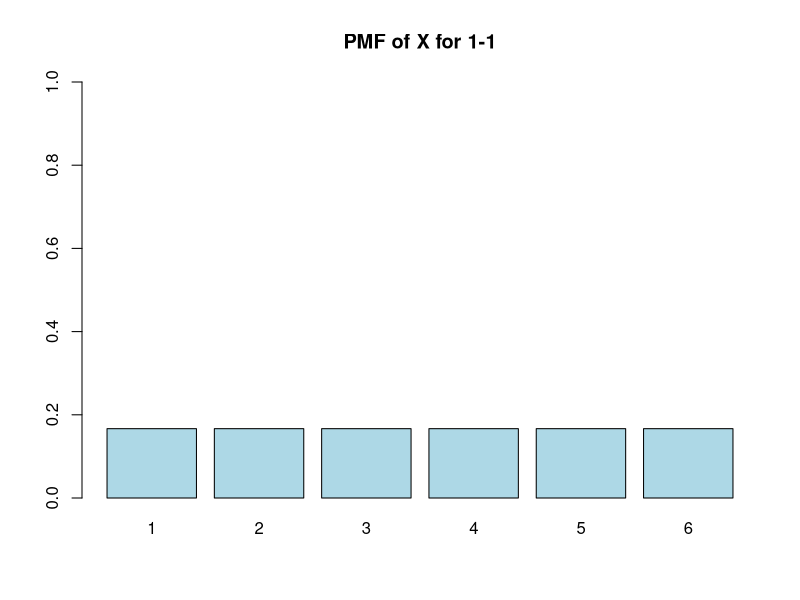
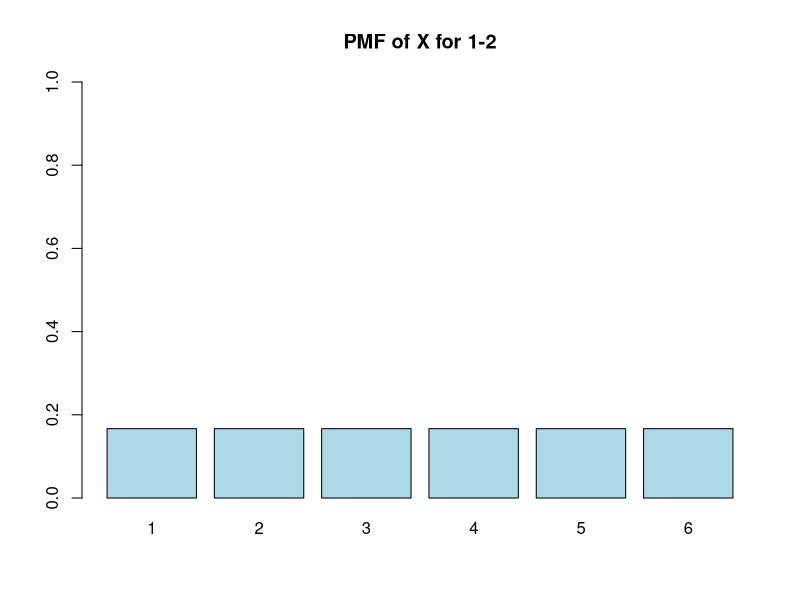
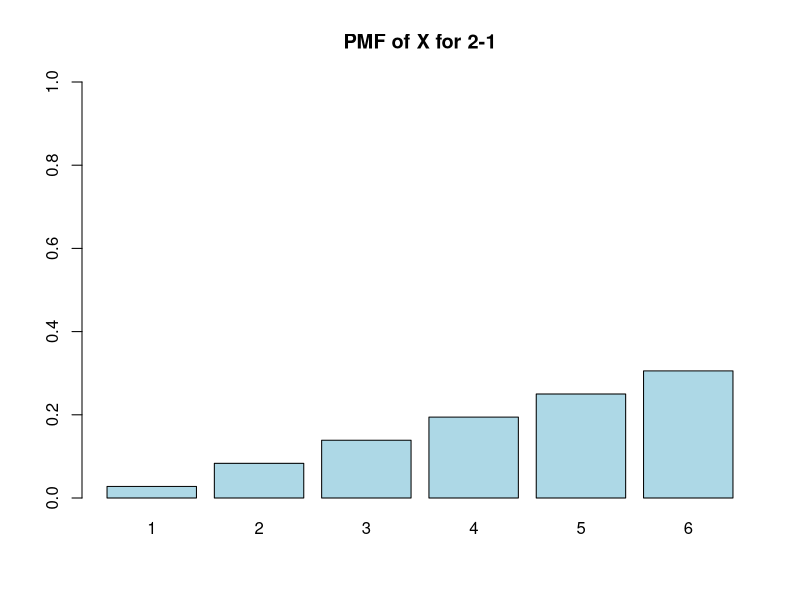
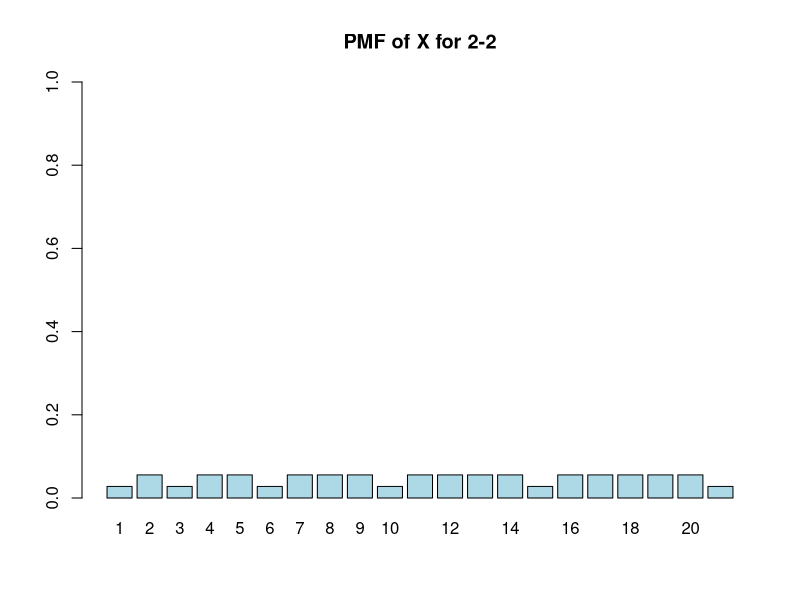
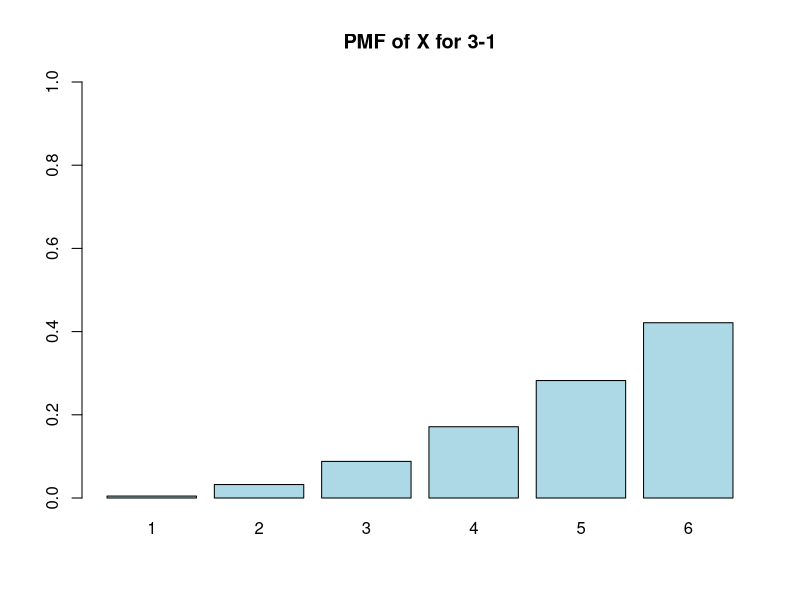
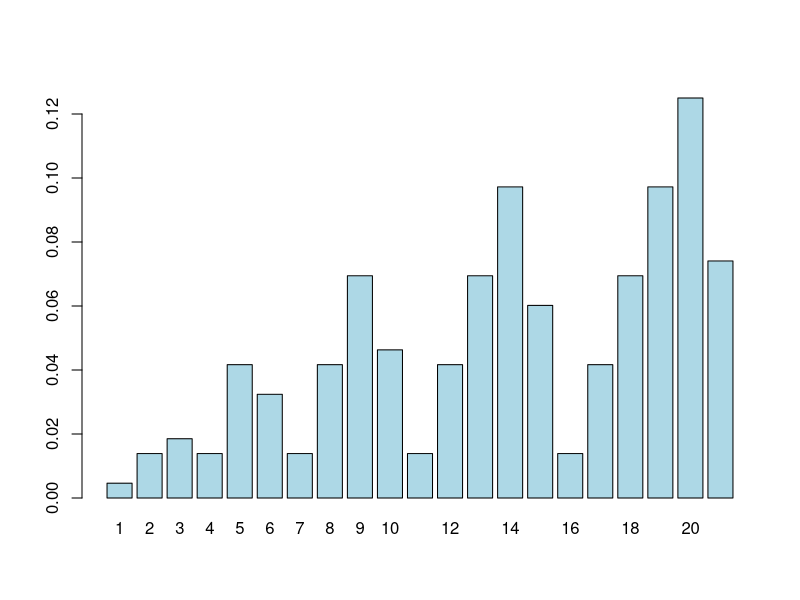
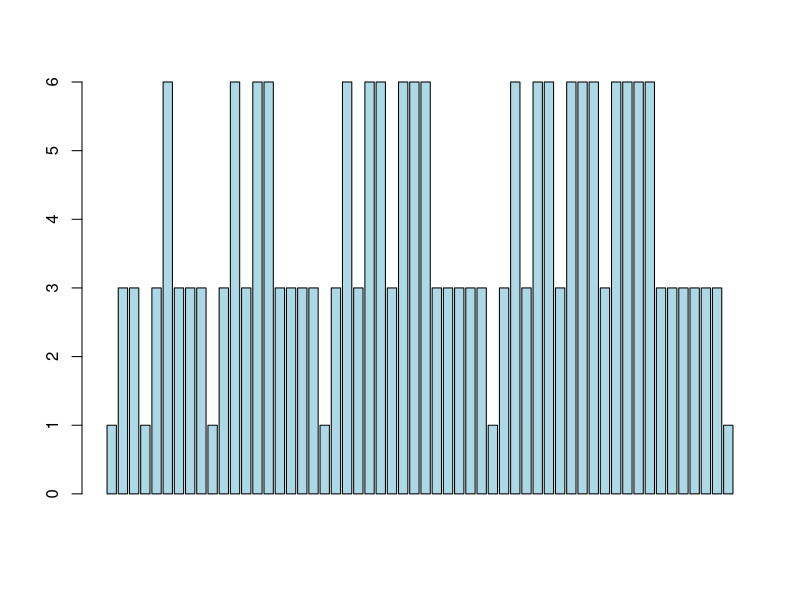
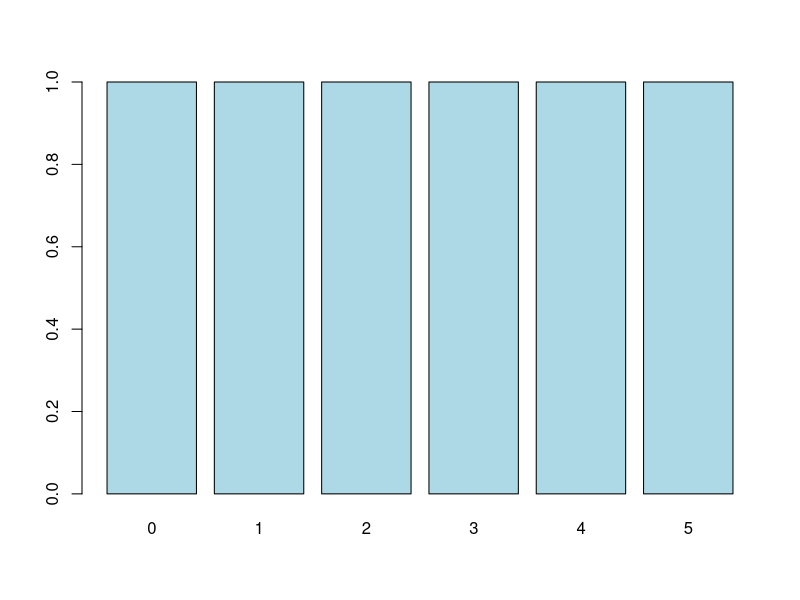

R code for these plots, in order: (Note: this script raises an error after producing the figures.)

# Random variable X ordenado por combinaciones 1-1, 2-1, 2-2, ....

# ALL PMF GRAPHS
set.seed(1)

win.graph()
par(mfrow=c(1, 1))


pmfrvX11 <- data.frame(
    "x" = 1:6,
    "y" = c(1, 1, 1, 1, 1, 1) / 6
)
barplot(name=pmfrvX11$x, height=pmfrvX11$y, ylim=c(0, 1), col="light blue", xlabel="X", ylabel="P(X)", main="PMF of X for 1-1")

pmfrvX12 <- c(1, 1, 1, 1, 1, 1) / 6
barplot(name=1:6, height=pmfrvX12,
     ylim=c(0, 1),col="light blue",  xlabel="X", ylabel="P(X)", main="PMF of X for 1-2")

pmfrvX21 <- c(1, 3, 5, 7, 9, 11)
barplot(name=1:6, height=pmfrvX21 / 36, 
    ylim=c(0, 1),col="light blue",  xlabel="X", ylabel="P(X)", main="PMF of X for 2-1")

pmfrvX22 <- c(1, 2, 1, 2, 2, 1, 2, 2, 2, 1, 2, 2, 2, 2, 1, 2, 2, 2, 2, 2, 1)
barplot(name=1:21, height= pmfrvX22 / 36, 
    ylim=c(0, 1),col="light blue",  xlabel="X", ylabel="P(X)", main="PMF of X for 2-2")

pmfrvX31 <- c(1, 7, 19, 37, 61, 91)
barplot(name=1:6, height=pmfrvX31 / 216, 
    ylim=c(0, 1),col="light blue",  xlabel="X", ylabel="P(X)", main="PMF of X for 3-1")

pmfrvX32 <- c(1, 3, 4, 3, 9, 7, 3, 9, 15, 10, 3, 9, 15, 21, 13, 3, 9, 15, 21, 27, 16)
barplot(name=1:21, height=pmfrvX32 / 216, 
    ylim=c(0, 0.13),col="light blue",  xlabel="X", ylabel="P(X)")


## 3-3
pmfrvX33 <- c(1, 3, 3, 1, 3, 6, 3, 3, 3, 1, 3, 6, 3, 6, 6, 3, 3, 3, 3, 1, 3, 6, 3, 6, 6, 3, 6, 6, 6, 3, 3, 3, 3, 3, 1, 3, 6, 3, 6, 6, 3, 6, 6, 6, 3, 6, 6, 6, 6, 3, 3, 3, 3, 3, 3, 1)
barplot(pmfrvX33, col="light blue")

# 1-1
rvx11 <- c(0, 1, 2, 3, 4, 5)
barplot(table(rvx11), col="light blue")

#2-1
rvx21 <- c(0, 1, 1, 1, 2, 2, 2, 2, 2, 3, 3, 3, 3, 3, 3, 3, 4, 4, 4, 4, 4, 4, 4, 4, 4, 5, 5, 5, 5, 5, 5, 5, 5, 5, 5, 5)
barplot(table(rvx21), col="light blue")

#2-2
rvx22 <- c(0, 1, 1, 2, 3, 3, 4, 4, 5, 6, 6, 7, 7, 8, 8, 9, 10, 10, 11, 11, 12, 12, 13, 13, 14, 15, 15, 16, 16, 17, 17, 18, 18, 19, 19, 20)
barplot(table(rvx22), col="light blue")

#3-2
barplot(table(rvx31), col="light blue")

rvx32 <- c(0, 1, 1, 1, 2, 2, 2, 2, 3, 3, 3, 4, 4, 4, 4, 4, 4, 4, 4, 4, 5, 5, 5, 5, 5, 5, 5, 6, 6, 6, 7, 7, 7, 7, 7, 7, 7, 7, 7, 8, 8, 8, 8, 8, 8, 8, 8, 8, 8, 8, 8, 8, 8, 8, 9, 9, 9, 9, 9, 9, 9, 9, 9, 9, 10, 10, 10, 11, 11, 11, 11, 11, 11, 11, 11, 11, 12, 12, 12, 12, 12, 12, 12, 12, 12, 12, 12, 12, 12, 12, 12, 13, 13, 13, 13, 13, 13, 13, 13, 13, 13, 13, 13, 13, 13, 13, 13, 13, 13, 13, 13, 13, 14, 14, 14, 14, 14, 14, 14, 14, 14, 14, 14, 14, 14, 15, 15, 15, 16, 16, 16, 16, 16, 16, 16, 16, 16, 17, 17, 17, 17, 17, 17, 17, 17, 17, 17, 17, 17, 17, 17, 17, 18, 18, 18, 18, 18, 18, 18, 18, 18, 18, 18, 18, 18, 18, 18, 18, 18, 18, 18, 18, 18, 19, 19, 19, 19, 19, 19, 19, 19, 19, 19, 19, 19, 19, 19, 19, 19, 19, 19, 19, 19, 19, 19, 19, 19, 19, 19, 19, 20, 20, 20, 20, 20, 20, 20, 20, 20, 20, 20, 20, 20, 20, 20, 20)
barplot(table(rvx32), col="light blue")

#3-3
rvx33 <- c(0, 1, 1, 1, 2, 2, 2, 3, 4, 4, 4, 5, 5, 5, 5, 5, 5, 6, 6, 6, 7, 7, 7, 8, 8, 8, 9, 10, 10, 10, 11, 11, 11, 11, 11, 11, 12, 12, 12, 13, 13, 13, 13, 13, 13, 14, 14, 14, 14, 14, 14, 15, 15, 15, 16, 16, 16, 17, 17, 17, 18, 18, 18, 19, 20, 20, 20, 21, 21, 21, 21, 21, 21, 22, 22, 22, 23, 23, 23, 23, 23, 23, 24, 24, 24, 24, 24, 24, 25, 25, 25, 26, 26, 26, 26, 26, 26, 27, 27, 27, 27, 27, 27, 28, 28, 28, 28, 28, 28, 29, 29, 29, 30, 30, 30, 31, 31, 31, 32, 32, 32, 33, 33, 33, 34, 35, 35, 35, 36, 36, 36, 36, 36, 36, 37, 37, 37, 38, 38, 38, 38, 38, 38, 39, 39, 39, 39, 39, 39, 40, 40, 40, 41, 41, 41, 41, 41, 41, 42, 42, 42, 42, 42, 42, 43, 43, 43, 43, 43, 43, 44, 44, 44, 45, 45, 45, 45, 45, 45, 46, 46, 46, 46, 46, 46, 47, 47, 47, 47, 47, 47, 48, 48, 48, 48, 48, 48, 49, 49, 49, 50, 50, 50, 51, 51, 51, 52, 52, 52, 53, 53, 53, 54, 54, 54, 55)
barplot(table(rvx33), col="light blue")

pmfrvX43 <- c(1, 4, 6, 5, 4, 12, 16, 6, 18, 9, 4, 12, 16, 12, 36, 28, 6, 18, 30, 13, 4, 12, 16, 12, 36, 28, 12, 36, 60, 40, 6, 18, 30, 42, 17, 4, 12, 16, 12, 36, 28, 12, 36, 60, 40, 12, 36, 60, 84, 52, 6, 18, 30, 42, 54, 21)
barplot(pmfrvX43, col="light blue")

#4-2
cumsumrvX42 <- c(0, 1, 5, 16, 20, 48, 81, 85, 113, 189, 256, 260, 288, 364, 512, 625, 629, 657, 733, 881, 1125, 1296, 1296) / 1296
plot(cumsumrvX42, type='s', add=TRUE)
barplot(cumsumrvX42, col="light blue")

#4-3
plot(cumsumrvX43, type='s')
barplot(table(cumsumrvX43), col="light blue")

#4-4
barplot(table(cumsumrvX44), col="light blue")


#5-4
pmfrvX54 <- c(1, 5, 10, 10, 6, 5, 20, 30, 25, 10, 30, 40, 10, 30, 11, 5, 20, 30, 25, 20, 60, 80, 30, 90, 45, 10, 30, 40, 30, 90, 70, 10, 30, 50, 16, 5, 20, 30, 25, 20, 60, 80, 30, 90, 45, 20, 60, 80, 60, 180, 140, 30, 90, 150, 65, 10, 30, 40, 30, 90, 70, 30, 90, 150, 100, 10, 30, 50, 70, 21, 5, 20, 30, 25, 20, 60, 80, 30, 90, 45, 20, 60, 80, 60, 180, 140, 30, 90, 150, 65, 20, 60, 80, 60, 180, 140, 60, 180, 300, 200, 30, 90, 150, 210, 85, 10, 30, 40, 30, 90, 70, 30, 90, 150, 100, 30, 90, 150, 210, 130, 10, 30, 50, 70, 90, 26)
barplot(pmfrvX54, col="light blue")


#7-5
x75 <- c(0, 1, 2, 3, 4, 5, 6, 7, 8, 9, 10, 11, 12, 13, 14, 15, 16, 17, 18, 19, 20, 21, 22, 23, 24, 25, 26, 27, 28, 29, 30, 31, 32, 33, 34, 35, 36, 37, 38, 39, 40, 41, 42, 43, 44, 45, 46, 47, 48, 49, 50, 51, 52, 53, 54, 55, 56, 57, 58, 59, 60, 61, 62, 63, 64, 65, 66, 67, 68, 69, 70, 71, 72, 73, 74, 75, 76, 77, 78, 79, 80, 81, 82, 83, 84, 85, 86, 87, 88, 89, 90, 91, 92, 93, 94, 95, 96, 97, 98, 99, 100, 101, 102, 103, 104, 105, 106, 107, 108, 109, 110, 111, 112, 113, 114, 115, 116, 117, 118, 119, 120, 121, 122, 123, 124, 125, 126, 127, 128, 129, 130, 131, 132, 133, 134, 135, 136, 137, 138, 139, 140, 141, 142, 143, 144, 145, 146, 147, 148, 149, 150, 151, 152, 153, 154, 155, 156, 157, 158, 159, 160, 161, 162, 163, 164, 165, 166, 167, 168, 169, 170, 171, 172, 173, 174, 175, 176, 177, 178, 179, 180, 181, 182, 183, 184, 185, 186, 187, 188, 189, 190, 191, 192, 193, 194, 195, 196, 197, 198, 199, 200, 201, 202, 203, 204, 205, 206, 207, 208, 209, 210, 211, 212, 213, 214, 215, 216, 217, 218, 219, 220, 221, 222, 223, 224, 225, 226, 227, 228, 229, 230, 231, 232, 233, 234, 235, 236, 237, 238, 239, 240, 241, 242, 243, 244, 245, 246, 247, 248, 249, 250, 251)
y75 <- c(1, 7, 21, 35, 35, 29, 7, 42, 105, 140, 154, 21, 105, 210, 336, 35, 140, 385, 35, 245, 99, 7, 42, 105, 140, 154, 42, 210, 420, 672, 105, 420, 1155, 140, 980, 511, 21, 105, 210, 336, 105, 420, 1155, 210, 1470, 1071, 35, 140, 385, 140, 980, 1155, 35, 245, 665, 211, 7, 42, 105, 140, 154, 42, 210, 420, 672, 105, 420, 1155, 140, 980, 511, 42, 210, 420, 672, 210, 840, 2310, 420, 2940, 2142, 105, 420, 1155, 420, 2940, 3465, 140, 980, 2660, 1078, 21, 105, 210, 336, 105, 420, 1155, 210, 1470, 1071, 105, 420, 1155, 420, 2940, 3465, 210, 1470, 3990, 2226, 35, 140, 385, 140, 980, 1155, 140, 980, 2660, 2345, 35, 245, 665, 1295, 365, 7, 42, 105, 140, 154, 42, 210, 420, 672, 105, 420, 1155, 140, 980, 511, 42, 210, 420, 672, 210, 840, 2310, 420, 2940, 2142, 105, 420, 1155, 420, 2940, 3465, 140, 980, 2660, 1078, 42, 210, 420, 672, 210, 840, 2310, 420, 2940, 2142, 210, 840, 2310, 840, 5880, 6930, 420, 2940, 7980, 4452, 105, 420, 1155, 420, 2940, 3465, 420, 2940, 7980, 7035, 140, 980, 2660, 5180, 1855, 21, 105, 210, 336, 105, 420, 1155, 210, 1470, 1071, 105, 420, 1155, 420, 2940, 3465, 210, 1470, 3990, 2226, 105, 420, 1155, 420, 2940, 3465, 420, 2940, 7980, 7035, 210, 1470, 3990, 7770, 3801, 35, 140, 385, 140, 980, 1155, 140, 980, 2660, 2345, 140, 980, 2660, 5180, 3955, 35, 245, 665, 1295, 2135, 561) / 279936
barplot(y75, col="gray", 
    ylim=c(0, 0.08), name=1:252)
